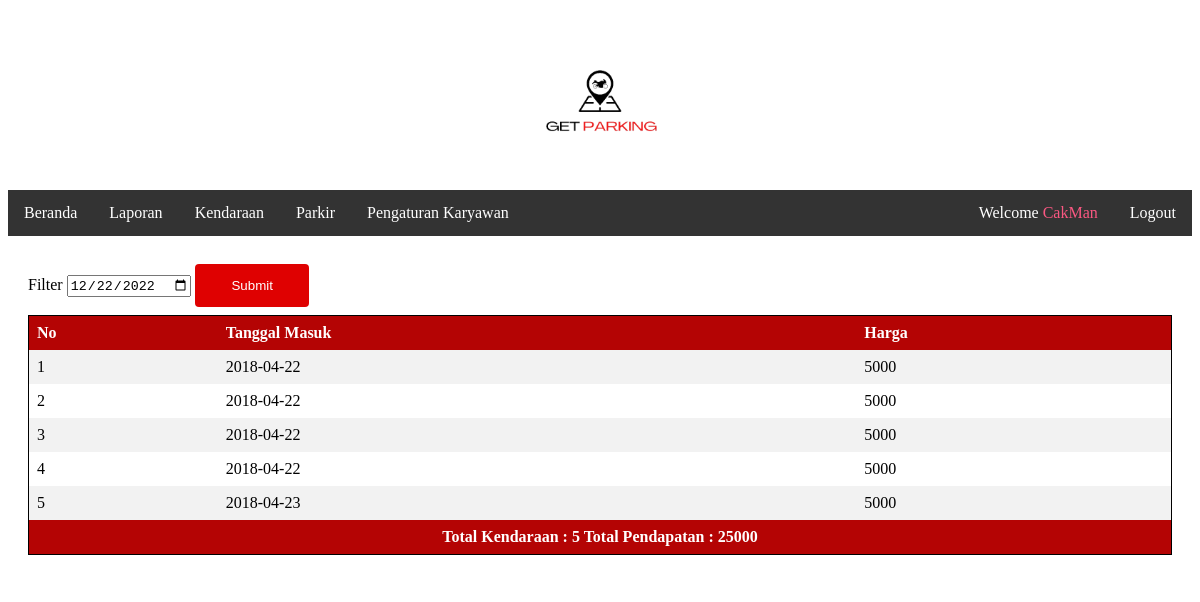
Screenshot of /log-keuangan.php (signed in) with the database file from the repository.
### tables this page shows
CREATE TABLE IF NOT EXISTS `laporankeuangan` (
`idtransaksi` int(11) NOT NULL,
  `no_plat` varchar(16) NOT NULL,
  `tgl_masuk` varchar(10) NOT NULL,
  `bulan` varchar(8) NOT NULL,
  `bayar` int(25) NOT NULL
);

### www/log-keuangan.php (the view, shortened to what this page needs)
<?php
include "koneksi.php";
?>
<!DOCTYPE html>
<html>
<head>
<link rel="stylesheet" type="text/css" href="styles.css"/>
</head>
<body>
<center>
    <img src="images/logo.png" style="width: 15%"/>
</center>
<ul class="topnav">
	<?php if($_SESSION['level'] == 'admin'){ ?>
  <li><a href="home.php">Beranda</a></li>
  <li class="dropdown"><a href="javascript:void(0)" class="dropbtn">Laporan</a>
  </li>
  <li class="dropdown"><a href="javascript:void(0)" class="dropbtn">Kendaraan</a>
  </li>
    <li class="dropdown"><a href="javascript:void(0)" class="dropbtn">Parkir</a>
    </li>
    <li class="dropdown">
      <a href="javascript:void(0)" class="dropbtn">Pengaturan Karyawan</a>
    </li>
    <li class="right"><a href="logout.php">Logout</a></li>
    <li class="right"><font style="display: block;color: white;text-align: center;padding: 14px 16px;text-decoration: none;"><? echo "Welcome  "?><font style="color: #FA5882;"><? echo $_SESSION['namalengkap'] ?></font></font></li>
  <?php }if($_SESSION['level'] == 'kr'){ ?>
    <li><a href="home.php">Beranda</a></li>
    <li class="dropdown"><a href="javascript:void(0)" class="dropbtn">Laporan</a>
      <div class="dropdown-content">
        <a href="log-parkir.php">Laporan Parkir</a>
      </div>
    </li>
      <li class="dropdown"><a href="javascript:void(0)" class="dropbtn">Parkir</a>
        <div class="dropdown-content">
          <a href="tambah-parkir.php">Tambah Ruang Parkir</a>
          <a href="data-parkir.php">Data Ruang Parkir</a>
        </div>
      </li>
      <li class="right"><a href="logout.php">Logout</a></li>
      <li class="right"><font style="display: block;color: white;text-align: center;padding: 14px 16px;text-decoration: none;"><? echo "Welcome  "?><font style="color: #FA5882;"><? echo $_SESSION['namalengkap'] ?></font></font></li>
<?php }if($_SESSION['level'] == 'kp1' || $_SESSION['level'] == 'kp2'){?>
  <li><a href="home.php">Beranda</a></li>
  <li class="dropdown"><a href="javascript:void(0)" class="dropbtn">Laporan</a>
    <div class="dropdown-content">
      <a href="log-parkir.php">Laporan Parkir</a>
          </div>
  </li>
  <li class="dropdown"><a href="javascript:void(0)" class="dropbtn">Kendaraan</a>
      <div class="dropdown-content">
        <a href="entry-mobil.php">Entry Kendaraan Masuk</a>
        <a href="mobilaktif.php">Data Kendaraan Aktif</a>
      </div>
  </li>
    <li class="right"><a href="logout.php">Logout</a></li>
    <li class="right"><font style="display: block;color: white;text-align: center;padding: 14px 16px;text-decoration: none;"><? echo "Welcome  "?><font style="color: #FA5882;"><? echo $_SESSION['namalengkap'] ?></font></font></li>
    <?php }?>
  </ul>
<div>
  <form action="log-keuangan2.php" method="POST">
  <label>Filter</label>
  <input name="filter" value="<?php $tgl=date('Y-m-d'); echo $tgl;?>" type="date">
  <input type="submit" value="Submit" style="width: 10%;">
   </form>
  <table class="table" height=90% width=90% align=center>
		<tr>
			<th>No</th>
			<th>Tanggal Masuk</th>
			<th>Harga</th>
		</tr>
		<?php
		$query_mysql = mysqli_query($connect,"SELECT * FROM laporankeuangan");
		$nomor = 1;
    $mobilku = 0;
    $total = 0;
		while($data = mysqli_fetch_array($query_mysql)){
		?>
		<tr>
			<td><?php echo $nomor++; ?></td>
			<td><?php echo $data['tgl_masuk']; ?></td>
			<td><?php echo $data['bayar']; $total += $data['bayar'];?></td>
		</tr>
		<?php
    $mobilku = $mobilku +1;
    }
    ?>
    <tr><th colspan="3"><center>Total Kendaraan : <?php echo $mobilku; ?> Total Pendapatan : <?php echo $total; ?></center></th>
    </tr>
  </table>
</div>
</body>
</html>

### www/styles.css (style rules this page uses)
ul { list-style-type: none; margin: 0; padding: 0; overflow: hidden; background-color: #333; }
li { float: left; }
li a, .dropbtn { display: inline-block; color: white; text-align: center; padding: 14px 16px; text-decoration: none; }
li.dropdown { display: inline-block; }
ul.topnav li.right { float: right; }
input[type=submit] { width: 100%; background-color: #DF0101; color: white; padding: 14px 20px; margin: 8px 0; border: none; border-radius: 4px; cursor: pointer; }
body { background-color: #FFFFFF; }
div { border-radius: 5px; padding: 20px; background-color: #FFFFFF; }

### www/log-keuangan.php (style rules this page uses)
table { border-collapse: collapse; width: 100%; border: 1px solid black; }
th, td { text-align: left; padding: 8px; }
tr:nth-child(even) { background-color: #f2f2f2 }
th { background-color: #B40404; color: white; }

### rows the page displays
laporankeuangan: tgl_masuk "2018-04-22", bayar "5000"
laporankeuangan: tgl_masuk "2018-04-22", bayar "5000"
laporankeuangan: tgl_masuk "2018-04-22", bayar "5000"
laporankeuangan: tgl_masuk "2018-04-22", bayar "5000"
laporankeuangan: tgl_masuk "2018-04-23", bayar "5000"

### other values shown
$_SESSION['namalengkap'] "CakMan"
$mobilku "5"
$total "25000"
